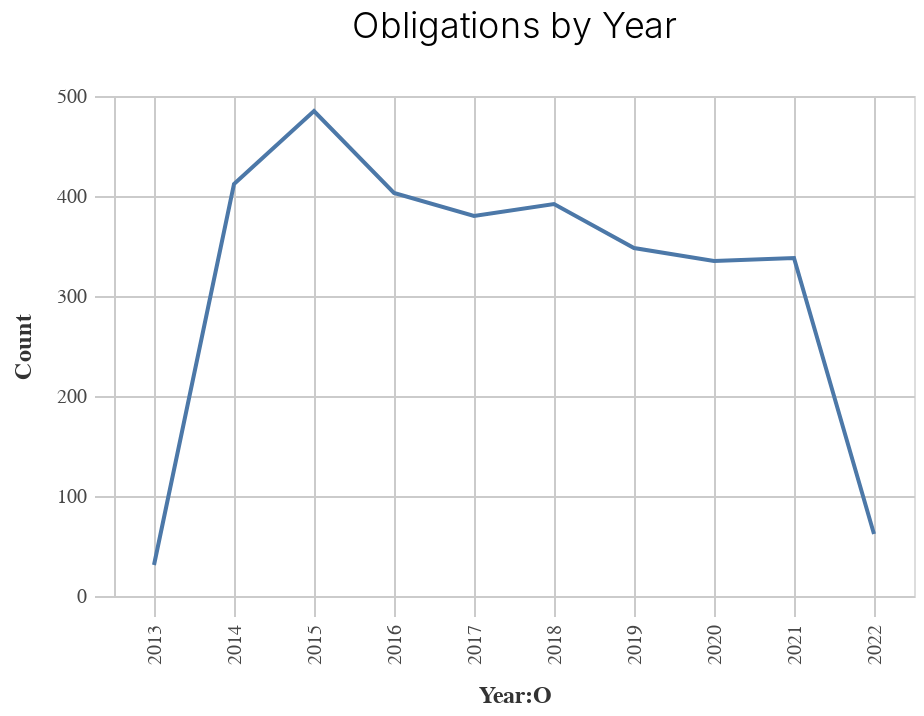
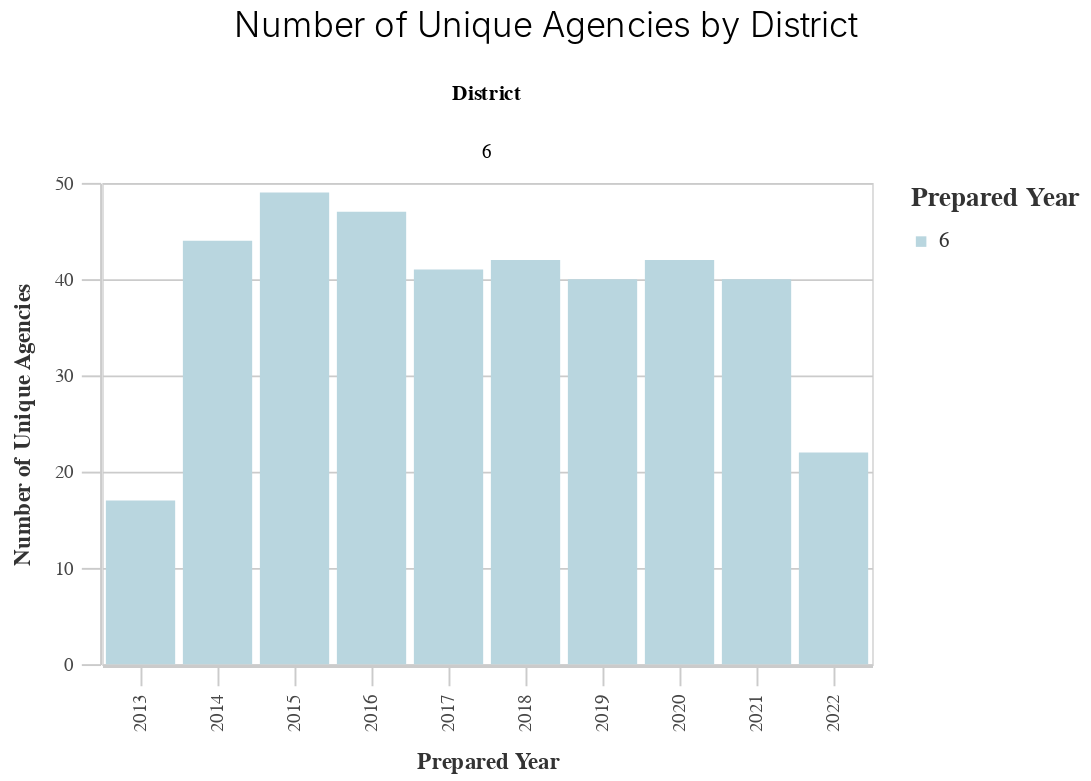
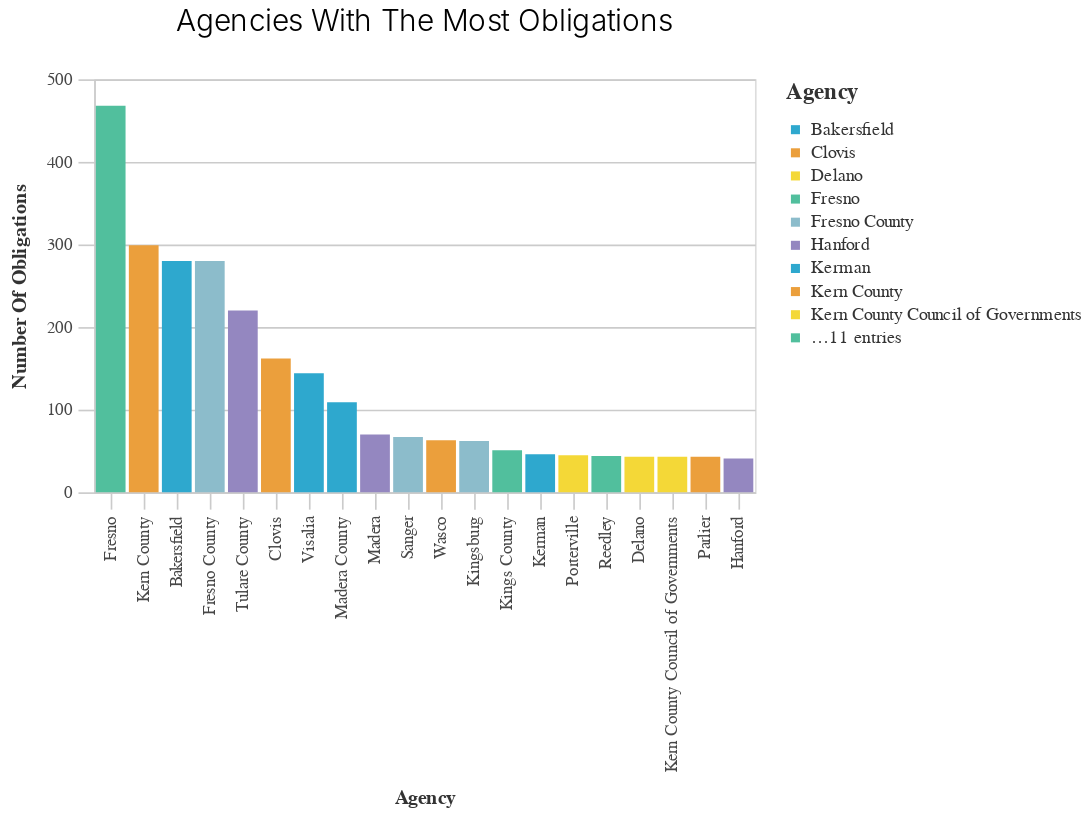
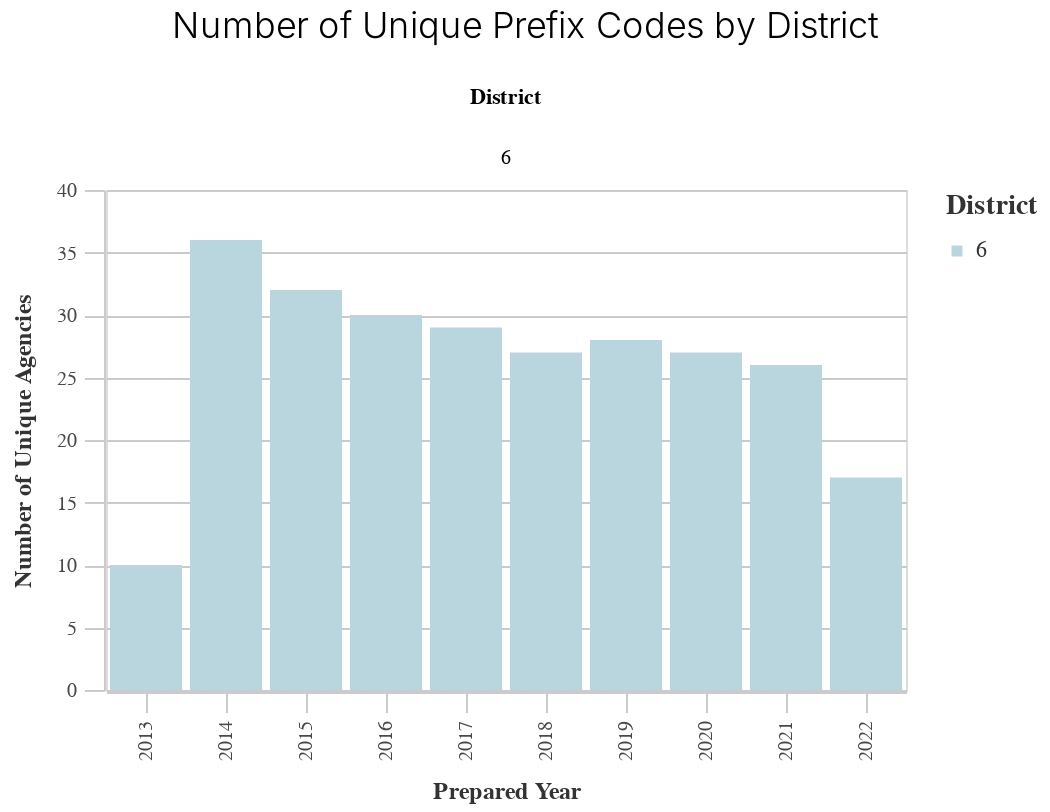

Notebook code for these charts, in order:
### Code cell
make_charts(df, subset)

### Figure 1 — Vega-Lite specification as saved in the notebook (floating-point values rounded to 4 significant figures)
{"config": {"view": {"continuousWidth": 400, "continuousHeight": 300}, "axis": {"domainColor": "#cbcbcb", "grid": true, "gridColor": "#cbcbcb", "gridWidth": 1, "labelColor": "#474747", "labelFont": "Nunito Sans", "labelFontSize": 10, "labelPadding": 4, "tickColor": "#cbcbcb", "tickSize": 10, "titleColor": "#333", "titleFont": "Raleway", "titleFontSize": 12, "titlePadding": 10}, "axisBand": {"grid": false}, "background": "white", "font": "Raleway", "header": {"labelFont": "Nunito Sans", "titleFont": "Raleway"}, "legend": {"labelColor": "#333", "labelFont": "Nunito Sans", "labelFontSize": 11, "labelLimit": 0, "padding": 1, "symbolSize": 30, "symbolType": "square", "titleColor": "#333", "titleFont": "Raleway", "titleFontSize": 14, "titlePadding": 10}, "title": {"anchor": "middle", "font": "Raleway", "fontSize": 18, "fontWeight": 300, "offset": 20}}, "data": {"name": "data-233669d4eaa6d0d2b0f10f68ebd4b614"}, "mark": "line", "encoding": {"tooltip": [{"field": "Year", "type": "ordinal"}, {"field": "count", "type": "quantitative"}], "x": {"field": "Year", "title": "Year:O", "type": "ordinal"}, "y": {"field": "count", "title": "Count", "type": "quantitative"}}, "height": 250, "title": "Obligations by Year", "width": 400, "$schema": "https://vega.github.io/schema/vega-lite/v4.17.0.json", "datasets": {"data-233669d4eaa6d0d2b0f10f68ebd4b614": [{"Year": 2015.0, "count": 485, "variable": "prepared_y"}, {"Year": 2014.0, "count": 412, "variable": "prepared_y"}, {"Year": 2016.0, "count": 403, "variable": "prepared_y"}, {"Year": 2018.0, "count": 392, "variable": "prepared_y"}, {"Year": 2017.0, "count": 380, "variable": "prepared_y"}, {"Year": 2019.0, "count": 348, "variable": "prepared_y"}, {"Year": 2021.0, "count": 338, "variable": "prepared_y"}, {"Year": 2020.0, "count": 335, "variable": "prepared_y"}, {"Year": 2022.0, "count": 62, "variable": "prepared_y"}, {"Year": 2013.0, "count": 31, "variable": "prepared_y"}]}}

### Figure 2 — Vega-Lite specification as saved in the notebook (floating-point values rounded to 4 significant figures)
{"config": {"view": {"continuousWidth": 400, "continuousHeight": 300}, "axis": {"domainColor": "#cbcbcb", "grid": true, "gridColor": "#cbcbcb", "gridWidth": 1, "labelColor": "#474747", "labelFont": "Nunito Sans", "labelFontSize": 10, "labelPadding": 4, "tickColor": "#cbcbcb", "tickSize": 10, "titleColor": "#333", "titleFont": "Raleway", "titleFontSize": 12, "titlePadding": 10}, "axisBand": {"grid": false}, "background": "white", "font": "Raleway", "header": {"labelFont": "Nunito Sans", "titleFont": "Raleway"}, "legend": {"labelColor": "#333", "labelFont": "Nunito Sans", "labelFontSize": 11, "labelLimit": 0, "padding": 1, "symbolSize": 30, "symbolType": "square", "titleColor": "#333", "titleFont": "Raleway", "titleFontSize": 14, "titlePadding": 10}, "title": {"anchor": "middle", "font": "Raleway", "fontSize": 18, "fontWeight": 300, "offset": 20}}, "data": {"name": "data-3d2f7f402371c06b352ba5eb2576f5d4"}, "mark": "bar", "encoding": {"color": {"field": "District", "legend": {"title": "Prepared Year"}, "scale": {"range": ["#B9D6DF", "#8CBCCB", "#2EA8CE", "#136C97", "#0B405B"]}, "type": "nominal"}, "column": {"field": "District", "type": "nominal"}, "tooltip": [{"field": "prepared_y", "type": "quantitative"}, {"field": "Count", "type": "quantitative"}], "x": {"field": "prepared_y", "title": "Prepared Year", "type": "ordinal"}, "y": {"field": "Count", "title": "Number of Unique Agencies", "type": "quantitative"}}, "height": 250, "title": "Number of Unique Agencies by District", "width": 400, "$schema": "https://vega.github.io/schema/vega-lite/v4.17.0.json", "datasets": {"data-3d2f7f402371c06b352ba5eb2576f5d4": [{"prepared_y": 2022.0, "District": 6, "Count": 22}, {"prepared_y": 2021.0, "District": 6, "Count": 40}, {"prepared_y": 2020.0, "District": 6, "Count": 42}, {"prepared_y": 2019.0, "District": 6, "Count": 40}, {"prepared_y": 2018.0, "District": 6, "Count": 42}, {"prepared_y": 2017.0, "District": 6, "Count": 41}, {"prepared_y": 2016.0, "District": 6, "Count": 47}, {"prepared_y": 2015.0, "District": 6, "Count": 49}, {"prepared_y": 2014.0, "District": 6, "Count": 44}, {"prepared_y": 2013.0, "District": 6, "Count": 17}]}}

### Figure 3 — Vega-Lite specification as saved in the notebook (floating-point values rounded to 4 significant figures)
{"config": {"view": {"continuousWidth": 400, "continuousHeight": 300}, "axis": {"domainColor": "#cbcbcb", "grid": true, "gridColor": "#cbcbcb", "gridWidth": 1, "labelColor": "#474747", "labelFont": "Nunito Sans", "labelFontSize": 10, "labelPadding": 4, "tickColor": "#cbcbcb", "tickSize": 10, "titleColor": "#333", "titleFont": "Raleway", "titleFontSize": 12, "titlePadding": 10}, "axisBand": {"grid": false}, "background": "white", "font": "Raleway", "header": {"labelFont": "Nunito Sans", "titleFont": "Raleway"}, "legend": {"labelColor": "#333", "labelFont": "Nunito Sans", "labelFontSize": 11, "labelLimit": 0, "padding": 1, "symbolSize": 30, "symbolType": "square", "titleColor": "#333", "titleFont": "Raleway", "titleFontSize": 14, "titlePadding": 10}, "title": {"anchor": "middle", "font": "Raleway", "fontSize": 18, "fontWeight": 300, "offset": 20}}, "data": {"name": "data-c555a71aa28b978974c3d436f599a2f4"}, "mark": "bar", "encoding": {"color": {"field": "Agency", "legend": {"symbolLimit": 10, "title": "Agency"}, "scale": {"range": ["#2EA8CE", "#EB9F3C", "#F4D837", "#51BF9D", "#8CBCCB", "#9487C0"]}, "type": "nominal"}, "tooltip": [{"field": "Agency", "type": "nominal"}, {"field": "Number of Obligations", "type": "quantitative"}], "x": {"field": "Agency", "sort": "-y", "title": "Agency", "type": "nominal"}, "y": {"field": "Number of Obligations", "title": "Number Of Obligations", "type": "quantitative"}}, "height": 250, "title": "Agencies With The Most Obligations", "width": 400, "$schema": "https://vega.github.io/schema/vega-lite/v4.17.0.json", "datasets": {"data-c555a71aa28b978974c3d436f599a2f4": [{"Agency": "Fresno", "Number of Obligations": 468, "variable": "primary_agency_name"}, {"Agency": "Kern County", "Number of Obligations": 299, "variable": "primary_agency_name"}, {"Agency": "Bakersfield", "Number of Obligations": 280, "variable": "primary_agency_name"}, {"Agency": "Fresno County", "Number of Obligations": 280, "variable": "primary_agency_name"}, {"Agency": "Tulare County", "Number of Obligations": 220, "variable": "primary_agency_name"}, {"Agency": "Clovis", "Number of Obligations": 162, "variable": "primary_agency_name"}, {"Agency": "Visalia", "Number of Obligations": 144, "variable": "primary_agency_name"}, {"Agency": "Madera County", "Number of Obligations": 109, "variable": "primary_agency_name"}, {"Agency": "Madera", "Number of Obligations": 70, "variable": "primary_agency_name"}, {"Agency": "Sanger", "Number of Obligations": 67, "variable": "primary_agency_name"}, {"Agency": "Wasco", "Number of Obligations": 63, "variable": "primary_agency_name"}, {"Agency": "Kingsburg", "Number of Obligations": 62, "variable": "primary_agency_name"}, {"Agency": "Kings County", "Number of Obligations": 51, "variable": "primary_agency_name"}, {"Agency": "Kerman", "Number of Obligations": 46, "variable": "primary_agency_name"}, {"Agency": "Porterville", "Number of Obligations": 45, "variable": "primary_agency_name"}, {"Agency": "Reedley", "Number of Obligations": 44, "variable": "primary_agency_name"}, {"Agency": "Delano", "Number of Obligations": 43, "variable": "primary_agency_name"}, {"Agency": "Kern County Council of Governments", "Number of Obligations": 43, "variable": "primary_agency_name"}, {"Agency": "Parlier", "Number of Obligations": 43, "variable": "primary_agency_name"}, {"Agency": "Hanford", "Number of Obligations": 41, "variable": "primary_agency_name"}]}}

### Figure 4 — Vega-Lite specification as saved in the notebook (floating-point values rounded to 4 significant figures)
{"config": {"view": {"continuousWidth": 400, "continuousHeight": 300}, "axis": {"domainColor": "#cbcbcb", "grid": true, "gridColor": "#cbcbcb", "gridWidth": 1, "labelColor": "#474747", "labelFont": "Nunito Sans", "labelFontSize": 10, "labelPadding": 4, "tickColor": "#cbcbcb", "tickSize": 10, "titleColor": "#333", "titleFont": "Raleway", "titleFontSize": 12, "titlePadding": 10}, "axisBand": {"grid": false}, "background": "white", "font": "Raleway", "header": {"labelFont": "Nunito Sans", "titleFont": "Raleway"}, "legend": {"labelColor": "#333", "labelFont": "Nunito Sans", "labelFontSize": 11, "labelLimit": 0, "padding": 1, "symbolSize": 30, "symbolType": "square", "titleColor": "#333", "titleFont": "Raleway", "titleFontSize": 14, "titlePadding": 10}, "title": {"anchor": "middle", "font": "Raleway", "fontSize": 18, "fontWeight": 300, "offset": 20}}, "data": {"name": "data-3811c0ad44156ccd959b1ce6d36c1440"}, "mark": "bar", "encoding": {"color": {"field": "District", "legend": {"title": "District"}, "scale": {"range": ["#B9D6DF", "#8CBCCB", "#2EA8CE", "#136C97", "#0B405B"]}, "type": "nominal"}, "column": {"field": "District", "type": "nominal"}, "tooltip": [{"field": "prepared_y", "type": "quantitative"}, {"field": "Count", "type": "quantitative"}], "x": {"field": "prepared_y", "title": "Prepared Year", "type": "ordinal"}, "y": {"field": "Count", "title": "Number of Unique Agencies", "type": "quantitative"}}, "height": 250, "title": "Number of Unique Prefix Codes by District", "width": 400, "$schema": "https://vega.github.io/schema/vega-lite/v4.17.0.json", "datasets": {"data-3811c0ad44156ccd959b1ce6d36c1440": [{"prepared_y": 2022.0, "District": 6, "Count": 17}, {"prepared_y": 2021.0, "District": 6, "Count": 26}, {"prepared_y": 2020.0, "District": 6, "Count": 27}, {"prepared_y": 2019.0, "District": 6, "Count": 28}, {"prepared_y": 2018.0, "District": 6, "Count": 27}, {"prepared_y": 2017.0, "District": 6, "Count": 29}, {"prepared_y": 2016.0, "District": 6, "Count": 30}, {"prepared_y": 2015.0, "District": 6, "Count": 32}, {"prepared_y": 2014.0, "District": 6, "Count": 36}, {"prepared_y": 2013.0, "District": 6, "Count": 10}]}}
